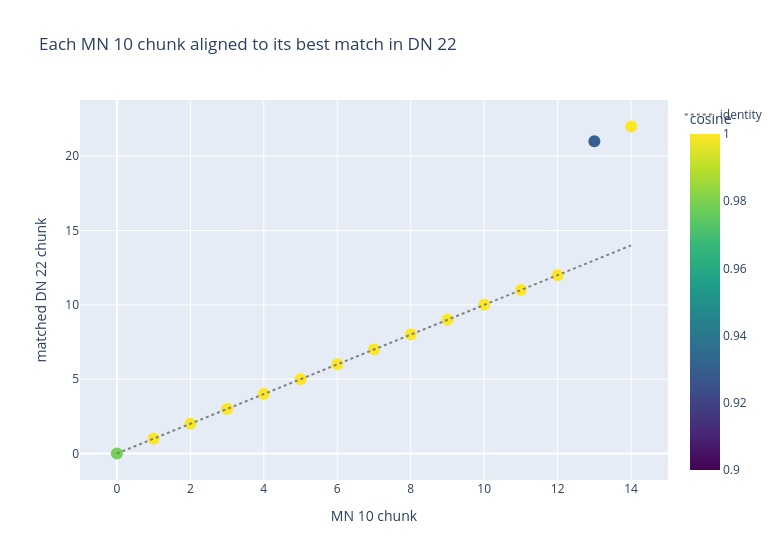

This figure's notebook cell:
### Markdown cell above
### The correctness check: MN 10 against DN 22

**MN 10** (*Satipaṭṭhāna Sutta*) and **DN 22** (*Mahāsatipaṭṭhāna Sutta*) are the same
discourse — DN 22 is MN 10 with the Four Noble Truths section expanded.

That gives us free ground truth. If the embeddings are sound, every MN 10 chunk must find
its DN 22 twin at high cosine and the alignment must be monotonic. If this comes out
scattered, nothing else in this notebook can be believed.

### Code cell
matches = pericopes.align(vectors, df, "mn10", "dn22")

fig = px.scatter(matches, x="mn10_index", y="dn22_index", color="cosine",
                 color_continuous_scale="Viridis", range_color=[0.9, 1.0],
                 title="Each MN 10 chunk aligned to its best match in DN 22",
                 labels={"mn10_index": "MN 10 chunk", "dn22_index": "matched DN 22 chunk"})
fig.add_trace(go.Scatter(x=[0, 14], y=[0, 14], mode="lines", name="identity",
                         line=dict(dash="dot", color="grey")))
fig.update_traces(marker_size=12, selector=dict(mode="markers"))
fig.update_layout(width=780, height=560)
fig.show()

print(f"median cosine {matches['cosine'].median():.3f} | min {matches['cosine'].min():.3f} "
      f"| above 0.8: {(matches['cosine'] > 0.8).mean():.0%}")
print(f"spearman rank correlation: "
      f"{matches['mn10_index'].corr(matches['dn22_index'], method='spearman'):.3f}")

### Figure 1 — Plotly figure (JSON) as saved in the notebook; plotly's stock layout.template omitted (floating-point values rounded to 4 significant figures)
{"data": [{"hovertemplate": "MN 10 chunk=%{x}<br>matched DN 22 chunk=%{y}<br>cosine=%{marker.color}<extra></extra>", "legendgroup": "", "marker": {"color": [1.0, 0.9995, 0.9999, 1.0, 1.0, 0.9309, 1.0, 1.0, 0.9996, 1.0, 1.0, 0.9993, 0.979, 0.9996, 0.9996], "coloraxis": "coloraxis", "size": 12, "symbol": "circle"}, "mode": "markers", "name": "", "orientation": "v", "showlegend": false, "type": "scatter", "x": [4, 9, 3, 14, 8, 13, 7, 12, 1, 11, 5, 2, 0, 6, 10], "xaxis": "x", "y": [4, 9, 3, 22, 8, 21, 7, 12, 1, 11, 5, 2, 0, 6, 10], "yaxis": "y"}, {"line": {"color": "grey", "dash": "dot"}, "mode": "lines", "name": "identity", "type": "scatter", "x": [0, 14], "y": [0, 14]}], "layout": {"coloraxis": {"autocolorscale": false, "cmax": 1.0, "cmin": 0.9, "colorbar": {"title": {"text": "cosine"}}, "colorscale": [[0.0, "#440154"], [0.1111, "#482878"], [0.2222, "#3e4989"], [0.3333, "#31688e"], [0.4444, "#26828e"], [0.5556, "#1f9e89"], [0.6667, "#35b779"], [0.7778, "#6ece58"], [0.8889, "#b5de2b"], [1.0, "#fde725"]]}, "height": 560, "legend": {"tracegroupgap": 0}, "title": {"text": "Each MN 10 chunk aligned to its best match in DN 22"}, "width": 780, "xaxis": {"anchor": "y", "domain": [0.0, 1.0], "title": {"text": "MN 10 chunk"}}, "yaxis": {"anchor": "x", "domain": [0.0, 1.0], "title": {"text": "matched DN 22 chunk"}}}}
